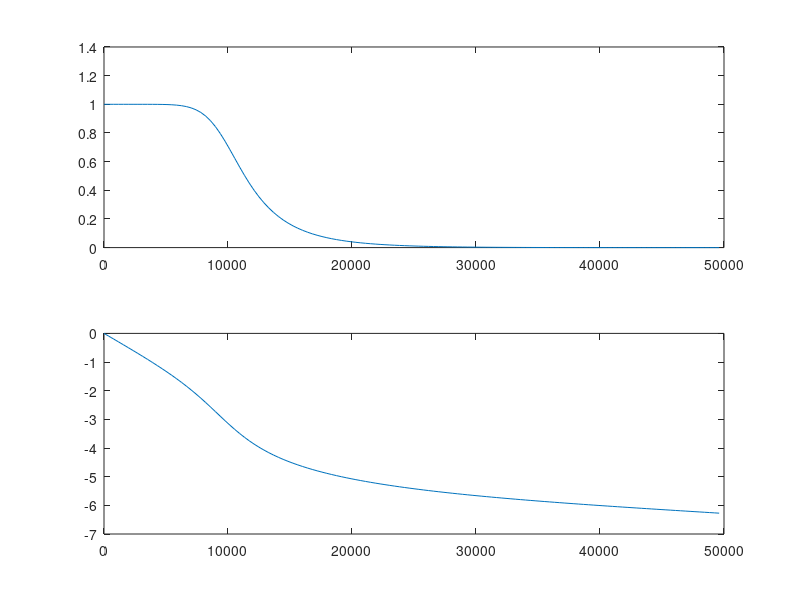

MATLAB code to generate this figure:
%Butt LP
clear all;
rp = 3;
wp = 0.2*pi;
ws = 0.5*pi;
rs = 30;
Fs = 100000;
[n,wn]=buttord(wp/pi,ws/pi,rp,rs);
[b,a]=butter(n,wp/pi);
[h,w]=freqz(b,a,128,Fs);
Hphase = angle(h);
Hphase = unwrap(Hphase);
h = abs(h);
%h = 20*log10(h);
subplot(211)
plot(w,h);
subplot(212)
plot(w,Hphase);
